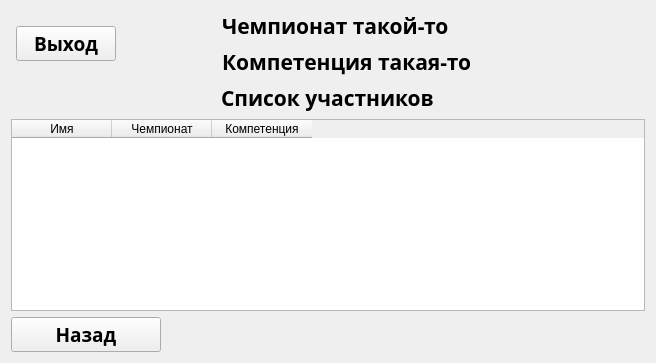
          <widget class="QWidget" name="page">
           <layout class="QVBoxLayout" name="verticalLayout_27">
            <item>
             <layout class="QHBoxLayout" name="horizontalLayout_27">
              <item>
               <spacer name="horizontalSpacer_35">
                <property name="orientation">
                 <enum>Qt::Horizontal</enum>
                </property>
                <property name="sizeType">
                 <enum>QSizePolicy::Fixed</enum>
                </property>
                <property name="sizeHint" stdset="0">
                 <size>
                  <width>5</width>
                  <height>20</height>
                 </size>
                </property>
               </spacer>
              </item>
              <item>
               <widget class="QPushButton" name="exitButton_2">
                <property name="sizePolicy">
                 <sizepolicy hsizetype="Fixed" vsizetype="Fixed">
                  <horstretch>0</horstretch>
                  <verstretch>0</verstretch>
                 </sizepolicy>
                </property>
                <property name="minimumSize">
                 <size>
                  <width>100</width>
                  <height>30</height>
                 </size>
                </property>
                <property name="font">
                 <font>
                  <family>Akrobat SemiBold</family>
                  <pointsize>14</pointsize>
                  <bold>true</bold>
                 </font>
                </property>
                <property name="text">
                 <string>Выход</string>
                </property>
               </widget>
              </item>
              <item>
               <spacer name="horizontalSpacer_36">
                <property name="orientation">
                 <enum>Qt::Horizontal</enum>
                </property>
                <property name="sizeType">
                 <enum>QSizePolicy::Fixed</enum>
                </property>
                <property name="sizeHint" stdset="0">
                 <size>
                  <width>100</width>
                  <height>20</height>
                 </size>
                </property>
               </spacer>
              </item>
              <item>
               <layout class="QVBoxLayout" name="verticalLayout_26">
                <item>
                 <widget class="QLabel" name="champTitleLabel_3">
                  <property name="font">
                   <font>
                    <family>Akrobat Bold</family>
                    <pointsize>16</pointsize>
                    <bold>true</bold>
                   </font>
                  </property>
                  <property name="text">
                   <string>Чемпионат такой-то</string>
                  </property>
                 </widget>
                </item>
                <item>
                 <widget class="QLabel" name="compTitleLabel_3">
                  <property name="font">
                   <font>
                    <family>Akrobat Bold</family>
                    <pointsize>16</pointsize>
                    <bold>true</bold>
                   </font>
                  </property>
                  <property name="text">
                   <string>Компетенция такая-то</string>
                  </property>
                 </widget>
                </item>
               </layout>
              </item>
              <item>
               <spacer name="horizontalSpacer_37">
                <property name="orientation">
                 <enum>Qt::Horizontal</enum>
                </property>
                <property name="sizeType">
                 <enum>QSizePolicy::MinimumExpanding</enum>
                </property>
                <property name="sizeHint" stdset="0">
                 <size>
                  <width>60</width>
                  <height>20</height>
                 </size>
                </property>
               </spacer>
              </item>
              <item>
               <widget class="QLabel" name="biglogoLabel_4">
                <property name="text">
                 <string/>
                </property>
                <property name="pixmap">
                 <pixmap resource="Лого/Logo.qrc">:/Logos/DS.png</pixmap>
                </property>
               </widget>
              </item>
              <item>
               <spacer name="horizontalSpacer_38">
                <property name="orientation">
                 <enum>Qt::Horizontal</enum>
                </property>
                <property name="sizeType">
                 <enum>QSizePolicy::Fixed</enum>
                </property>
                <property name="sizeHint" stdset="0">
                 <size>
                  <width>100</width>
                  <height>20</height>
                 </size>
                </property>
               </spacer>
              </item>
             </layout>
            </item>
            <item>
             <layout class="QHBoxLayout" name="horizontalLayout_28">
              <item>
               <widget class="QLabel" name="champTitleLabel_4">
                <property name="sizePolicy">
                 <sizepolicy hsizetype="Fixed" vsizetype="Fixed">
                  <horstretch>0</horstretch>
                  <verstretch>0</verstretch>
                 </sizepolicy>
                </property>
                <property name="font">
                 <font>
                  <family>Akrobat Bold</family>
                  <pointsize>16</pointsize>
                  <bold>true</bold>
                 </font>
                </property>
                <property name="text">
                 <string>Список участников</string>
                </property>
               </widget>
              </item>
             </layout>
            </item>
            <item>
             <widget class="QTableWidget" name="MembersPage_MembersList">
              <column>
               <property name="text">
                <string>Имя</string>
               </property>
              </column>
              <column>
               <property name="text">
                <string>Чемпионат</string>
               </property>
              </column>
              <column>
               <property name="text">
                <string>Компетенция</string>
               </property>
              </column>
             </widget>
            </item>
            <item>
             <widget class="QPushButton" name="backToMainButton_2">
              <property name="sizePolicy">
               <sizepolicy hsizetype="Fixed" vsizetype="Fixed">
                <horstretch>0</horstretch>
                <verstretch>0</verstretch>
               </sizepolicy>
              </property>
              <property name="minimumSize">
               <size>
                <width>150</width>
                <height>30</height>
               </size>
              </property>
              <property name="font">
               <font>
                <family>Akrobat SemiBold</family>
                <pointsize>14</pointsize>
                <bold>true</bold>
               </font>
              </property>
              <property name="text">
               <string>Назад</string>
              </property>
             </widget>
            </item>
           </layout>
          </widget>
